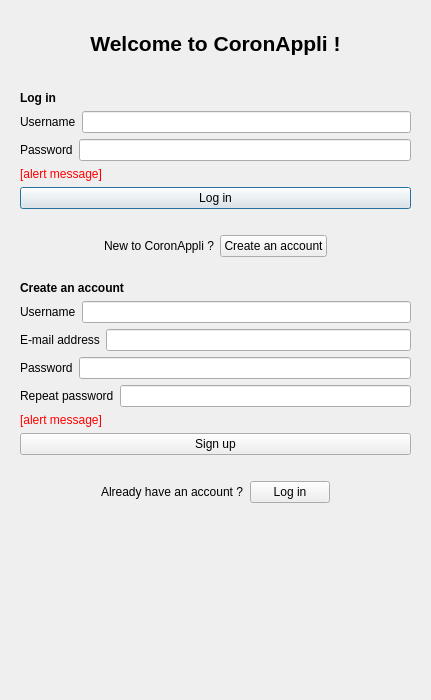
<?xml version="1.0" encoding="UTF-8"?>
<ui version="4.0">
 <class>DialogLogin</class>
 <widget class="QDialog" name="DialogLogin">
  <property name="geometry">
   <rect>
    <x>0</x>
    <y>0</y>
    <width>431</width>
    <height>700</height>
   </rect>
  </property>
  <property name="windowTitle">
   <string>Welcome | CoronAppli</string>
  </property>
  <layout class="QVBoxLayout" name="verticalLayout">
   <item>
    <spacer name="verticalSpacer_4">
     <property name="orientation">
      <enum>Qt::Vertical</enum>
     </property>
     <property name="sizeType">
      <enum>QSizePolicy::Fixed</enum>
     </property>
     <property name="sizeHint" stdset="0">
      <size>
       <width>20</width>
       <height>20</height>
      </size>
     </property>
    </spacer>
   </item>
   <item>
    <widget class="QLabel" name="label">
     <property name="font">
      <font>
       <pointsize>16</pointsize>
       <weight>75</weight>
       <bold>true</bold>
      </font>
     </property>
     <property name="text">
      <string>Welcome to CoronAppli !</string>
     </property>
     <property name="alignment">
      <set>Qt::AlignCenter</set>
     </property>
    </widget>
   </item>
   <item>
    <spacer name="verticalSpacer_3">
     <property name="orientation">
      <enum>Qt::Vertical</enum>
     </property>
     <property name="sizeType">
      <enum>QSizePolicy::Fixed</enum>
     </property>
     <property name="sizeHint" stdset="0">
      <size>
       <width>20</width>
       <height>20</height>
      </size>
     </property>
    </spacer>
   </item>
   <item>
    <widget class="QWidget" name="widgetLogIn" native="true">
     <layout class="QVBoxLayout" name="verticalLayout_2">
      <item>
       <widget class="QLabel" name="label_2">
        <property name="font">
         <font>
          <weight>75</weight>
          <bold>true</bold>
         </font>
        </property>
        <property name="text">
         <string>Log in</string>
        </property>
       </widget>
      </item>
      <item>
       <layout class="QHBoxLayout" name="horizontalLayout">
        <item>
         <widget class="QLabel" name="label_3">
          <property name="text">
           <string>Username</string>
          </property>
         </widget>
        </item>
        <item>
         <widget class="QLineEdit" name="lineEditLogInUser"/>
        </item>
       </layout>
      </item>
      <item>
       <layout class="QHBoxLayout" name="horizontalLayout_2">
        <item>
         <widget class="QLabel" name="label_4">
          <property name="text">
           <string>Password</string>
          </property>
         </widget>
        </item>
        <item>
         <widget class="QLineEdit" name="lineEditLogInPassword">
          <property name="echoMode">
           <enum>QLineEdit::Password</enum>
          </property>
         </widget>
        </item>
       </layout>
      </item>
      <item>
       <widget class="QLabel" name="labelLogInAlertMessage">
        <property name="styleSheet">
         <string notr="true">color: red;</string>
        </property>
        <property name="text">
         <string>[alert message]</string>
        </property>
       </widget>
      </item>
      <item>
       <widget class="QPushButton" name="pushButtonLogIn">
        <property name="text">
         <string>Log in</string>
        </property>
       </widget>
      </item>
      <item>
       <spacer name="verticalSpacer_2">
        <property name="orientation">
         <enum>Qt::Vertical</enum>
        </property>
        <property name="sizeType">
         <enum>QSizePolicy::Fixed</enum>
        </property>
        <property name="sizeHint" stdset="0">
         <size>
          <width>20</width>
          <height>20</height>
         </size>
        </property>
       </spacer>
      </item>
      <item>
       <layout class="QHBoxLayout" name="horizontalLayout_3">
        <item>
         <spacer name="horizontalSpacer_2">
          <property name="orientation">
           <enum>Qt::Horizontal</enum>
          </property>
          <property name="sizeHint" stdset="0">
           <size>
            <width>40</width>
            <height>20</height>
           </size>
          </property>
         </spacer>
        </item>
        <item>
         <widget class="QLabel" name="label_5">
          <property name="text">
           <string>New to CoronAppli ?</string>
          </property>
         </widget>
        </item>
        <item>
         <widget class="QPushButton" name="pushButtonCreateAccount">
          <property name="text">
           <string>Create an account</string>
          </property>
         </widget>
        </item>
        <item>
         <spacer name="horizontalSpacer">
          <property name="orientation">
           <enum>Qt::Horizontal</enum>
          </property>
          <property name="sizeHint" stdset="0">
           <size>
            <width>40</width>
            <height>20</height>
           </size>
          </property>
         </spacer>
        </item>
       </layout>
      </item>
     </layout>
    </widget>
   </item>
   <item>
    <widget class="QWidget" name="widgetCreateAccount" native="true">
     <layout class="QVBoxLayout" name="verticalLayout_3">
      <item>
       <widget class="QLabel" name="label_6">
        <property name="font">
         <font>
          <weight>75</weight>
          <bold>true</bold>
         </font>
        </property>
        <property name="text">
         <string>Create an account</string>
        </property>
       </widget>
      </item>
      <item>
       <layout class="QHBoxLayout" name="horizontalLayout_8">
        <item>
         <widget class="QLabel" name="label_7">
          <property name="text">
           <string>Username</string>
          </property>
         </widget>
        </item>
        <item>
         <widget class="QLineEdit" name="lineEditSignUpUser"/>
        </item>
       </layout>
      </item>
      <item>
       <layout class="QHBoxLayout" name="horizontalLayout_7">
        <item>
         <widget class="QLabel" name="label_8">
          <property name="text">
           <string>E-mail address</string>
          </property>
         </widget>
        </item>
        <item>
         <widget class="QLineEdit" name="lineEditSignUpEmail"/>
        </item>
       </layout>
      </item>
      <item>
       <layout class="QHBoxLayout" name="horizontalLayout_6">
        <item>
         <widget class="QLabel" name="label_9">
          <property name="text">
           <string>Password</string>
          </property>
         </widget>
        </item>
        <item>
         <widget class="QLineEdit" name="lineEditSignUpPassword">
          <property name="echoMode">
           <enum>QLineEdit::Password</enum>
          </property>
         </widget>
        </item>
       </layout>
      </item>
      <item>
       <layout class="QHBoxLayout" name="horizontalLayout_5">
        <item>
         <widget class="QLabel" name="label_10">
          <property name="text">
           <string>Repeat password</string>
          </property>
         </widget>
        </item>
        <item>
         <widget class="QLineEdit" name="lineEditSignUpPassword2">
          <property name="echoMode">
           <enum>QLineEdit::Password</enum>
          </property>
         </widget>
        </item>
       </layout>
      </item>
      <item>
       <widget class="QLabel" name="labelSignUpAlertMessage">
        <property name="styleSheet">
         <string notr="true">color: red;</string>
        </property>
        <property name="text">
         <string>[alert message]</string>
        </property>
       </widget>
      </item>
      <item>
       <widget class="QPushButton" name="pushButtonSignUp">
        <property name="text">
         <string>Sign up</string>
        </property>
       </widget>
      </item>
      <item>
       <spacer name="verticalSpacer_6">
        <property name="orientation">
         <enum>Qt::Vertical</enum>
        </property>
        <property name="sizeType">
         <enum>QSizePolicy::Fixed</enum>
        </property>
        <property name="sizeHint" stdset="0">
         <size>
          <width>20</width>
          <height>20</height>
         </size>
        </property>
       </spacer>
      </item>
      <item>
       <layout class="QHBoxLayout" name="horizontalLayout_4">
        <item>
         <spacer name="horizontalSpacer_3">
          <property name="orientation">
           <enum>Qt::Horizontal</enum>
          </property>
          <property name="sizeHint" stdset="0">
           <size>
            <width>40</width>
            <height>20</height>
           </size>
          </property>
         </spacer>
        </item>
        <item>
         <widget class="QLabel" name="label_11">
          <property name="text">
           <string>Already have an account ?</string>
          </property>
         </widget>
        </item>
        <item>
         <widget class="QPushButton" name="pushButtonLogInAccount">
          <property name="text">
           <string>Log in</string>
          </property>
         </widget>
        </item>
        <item>
         <spacer name="horizontalSpacer_4">
          <property name="orientation">
           <enum>Qt::Horizontal</enum>
          </property>
          <property name="sizeHint" stdset="0">
           <size>
            <width>40</width>
            <height>20</height>
           </size>
          </property>
         </spacer>
        </item>
       </layout>
      </item>
     </layout>
    </widget>
   </item>
   <item>
    <spacer name="verticalSpacer">
     <property name="orientation">
      <enum>Qt::Vertical</enum>
     </property>
     <property name="sizeHint" stdset="0">
      <size>
       <width>20</width>
       <height>17</height>
      </size>
     </property>
    </spacer>
   </item>
  </layout>
 </widget>
 <resources/>
 <connections/>
</ui>
